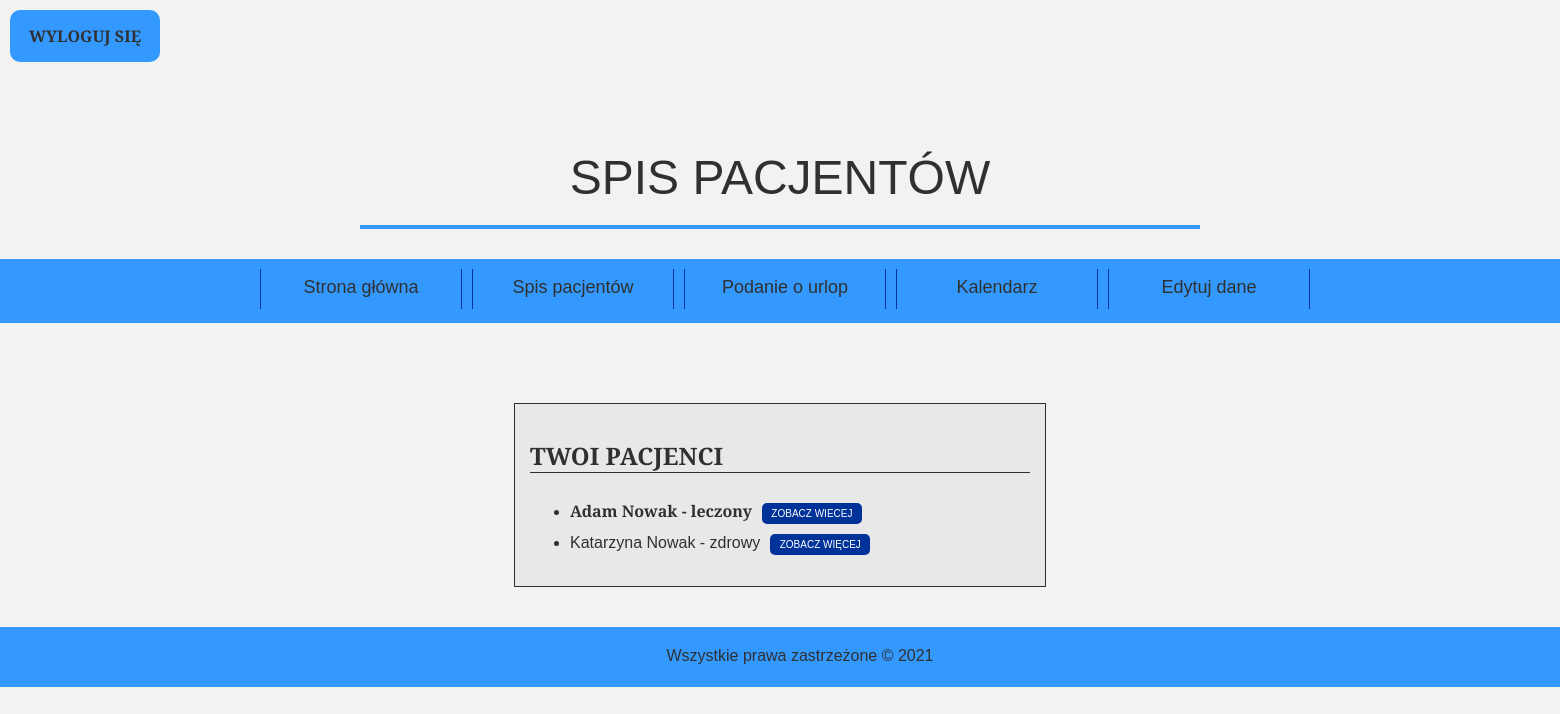
The app's page /list_patients.php (signed in) with its own data.
### tables this page shows
CREATE TABLE `Patiens` (
  `IdPatient` int NOT NULL,
  `FirstName` text NOT NULL,
  `SecondName` text NOT NULL,
  `DateOfBirth` date NOT NULL,
  `Locality` text NOT NULL,
  `Email` text NOT NULL,
  `Pesel` text NOT NULL,
  `PhoneNumber` text NOT NULL,
  `HashPassword` text NOT NULL
);

### list_patients.php (the view, shortened to what this page needs)
<?php
    require_once "connect.php";
    $connection= @new mysqli($host, $db_user, $db_password, $db_name);
?>
<!DOCTYPE html>
<html lang="pl">
    <head>
        <link rel="stylesheet" href="css/style.css" type="text/css"/>
        <link rel="stylesheet" href="css/main.css" type="text/css"/>
        <link rel="stylesheet" href="css/onepage.css" type="text/css"/>
        <link rel="stylesheet" href="css/list_of_patient.css" type="text/css"/>
        <link rel="stylesheet" href="css/fontello.css" type="text/css" />
    </head>
    <body onload="countingTime()">
        <div class="navtop">
            <a href="logout.php" class="logout_text">
                <div class="logout">Wyloguj się </div>
            </a>
            <div id="timer"></div>
        </div>
        <header id="logo_header">
            <p class="main_header">Spis pacjentów</p>
        </header>
        <nav>
            <ol>
                <a href="main_doctor.php"><li>Strona główna</li></a>
                <a href="list_patients.php"><li>Spis pacjentów</li> </a>
                <a href="application_for_free.php"><li>Podanie o urlop</li> </a>
                <a href="calendar_doctor.php"><li>Kalendarz</li></a>
                <a href="edit_data_doctor.php"><li>Edytuj dane</li></a>
            </ol>
        </nav>
        <main class="container">
            <article>
                <h2>Twoi pacjenci</h2>
                <ul>
                <form method="post" action="data_one_patient.php">
                    <?php
                            if($connection->connect_errno!=0){
                            echo "Error: ".$connection->conncect_errno;
                        }
                        else{
                            $id=$_SESSION['IdDoctor'];
                            $sql="SELECT * FROM ListOfPatients WHERE NrDoctor='$id'";
                            if ($results = @$connection->query($sql)){
                                $counter=0;
                                $number=$results->num_rows;
                                while ($user=mysqli_fetch_assoc($results)){
                                    $array[$counter]=$user;
                                    $counter++;
                                }
                                for ($i=0; $i<$number; $i++){
                                    $idPatient=$array[$i]['IdPatient'];
                                    $sql2="SELECT * FROM Patiens WHERE IdPatient='$idPatient'";
                                    if($results2 = @$connection->query($sql2)){
                                        $row=$results2->fetch_assoc();
                                        $name=$row['FirstName'];
                                        $secondName=$row['SecondName'];
                                        if ($array[$i]['Type']=='chory') echo "<li><b>".$name." ".$secondName." - leczony</b><input type='submit' name='indeks' value='Zobacz wiecej'/></li>";
                                        else echo "<li>".$name." ".$secondName." - zdrowy<input type='submit' name='$idPatient' value='Zobacz więcej'/></li>";
                                    }
                                }
                            }
                        }
                    ?>
                </ul>
            </article>
        </main>
       <footer>
            Wszystkie prawa zastrzeżone &copy; 2021
       </footer>
    </body>
</html>

### css/style.css (style rules this page uses)
html, body { margin:0; padding:0; }
body { background-color: #f2f2f2; font-family: 'Merriweather Sans', sans-serif; color: rgb(48, 48, 48); }
.container { position:relative; margin-left: auto; margin-right: auto; }
.main_header { border-bottom: #3399FF solid 4px; width: 800px; margin-left: auto; margin-right: auto; font-size: 48px; text-align: center; margin-left: auto; margin-right: auto; padding: 20px; margin-top: 50px; margin-bottom: 10px; text-transform: uppercase; }
footer { background-color: #3399FF; margin-top: 40px; padding: 20px; text-align: center; bottom:0; width:100%; height:20px; }

### css/main.css (style rules this page uses)
.logout { width: 120px; text-align: center; text-transform: uppercase; padding: 15px; background-color: #3399FF; margin: 10px; border-radius: 10px; font-weight: bold; float:left; }
#timer { font-family: 'Inconsolata', monospace; }
.navtop { height: 80px; }
.logout_text { text-decoration: none; color: rgb(48, 48, 48); }
#timer { margin-top: 10px; float: left; margin-left: 1400px; width: 300px; padding: 15px; font-size: 24px; }
nav { margin-top: 30px; width: 100%; padding: 10px 0; background-color: #3399FF; text-align: center; }
ol { padding: 0; margin: 0; list-style-type: none; font-size: 18px; height: auto; line-height: 200%; display: inline-block; }
ol >a > li { float: left; width: 200px; height: 40px; border-right: 1px solid #003399; }
ol > a >li:first-child { margin-left: 10px; border-left: 1px solid #003399; }
a { color:rgb(48, 48, 48); text-decoration: none; }
article { padding-top: 50px; padding: 50px; text-align: justify; width: 1200px; background-color:rgb(232, 232, 232); }
.container { margin-top: 80px; }

### css/onepage.css (style rules this page uses)
article { border: 1px solid rgb(48, 48, 48); margin-top: 60px; width: 500px; margin-left: auto; margin-right: auto; padding: 15px; }
h2 { text-transform: uppercase; border-bottom: 1px solid rgb(48, 48, 48); }

### css/list_of_patient.css (style rules this page uses)
input[type=submit] { width: 100px; background-color: #003399; margin-left: 10px; font-size: 10px; color: white; padding: 5px; margin-top: 10px; border: none; border-radius: 5px; cursor: pointer; outline: none; text-transform: uppercase; }

### records on screen
patiens: FirstName "Adam", SecondName "Nowak"
patiens: FirstName "Katarzyna", SecondName "Nowak"
